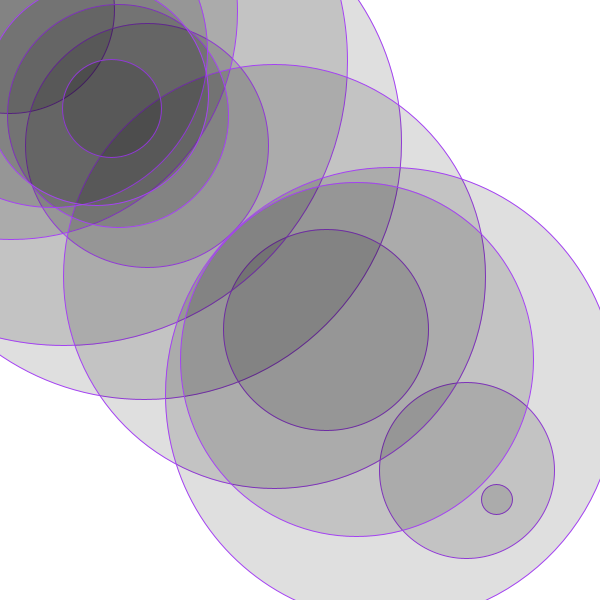
Frame 1 (no input)
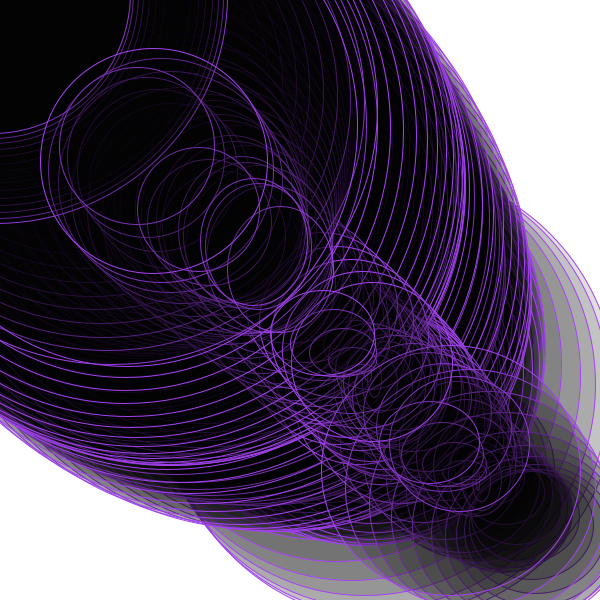
Frame 60 (the mouse pressed at the canvas centre just before this capture)
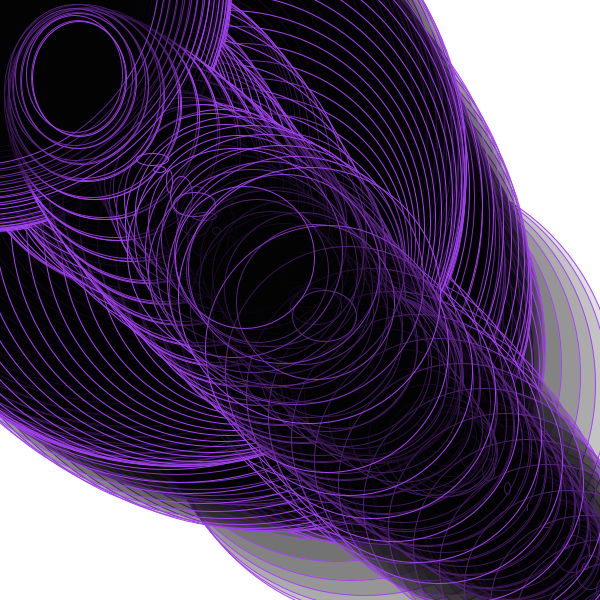
Frame 120 (the mouse held since frame 60 and released just before this capture)

The Processing sketch that drew these frames (run headless with seeded random() and noise(); from frame 60 on, the mouse is pressed at the canvas centre):

// Processing sketch: processing_62784
// ── processing_62784.pde

/***
* Este sketch pertenece a los materiales del taller
* Sistemas Generativos: Cómo adiestrar a la computadora para que haga arte en lugar de uno
* Dictado por Leonardo Solaas en el Centro Cultural de España en Buenos Aires en mayo de 2010
*
* Este código se distribuye bajo licencia GNU/GPL v3: http://www.gnu.org/licenses/gpl.txt
***/

//cantidad de agentes autónomos
int cant = 15;

//dibujar las trayectorias o no?
boolean dibujar = true;
// darle a cada agente una variación individual?
boolean variar = true;


Bola bolas[];

void setup(){
  size(600, 600);
  background(255);
  fill(0, 32);
  stroke(random(255),random(255),random(255),500);

  smooth();
  
  //crear todos los agentes y almacenarlos en un array
  bolas = new Bola[cant];
  for(int n=0; n<cant; n++){
    bolas[n] = new Bola();
  }
  //ahora que ya existen todos los agentes, decidir a cuál va a orbitar cada uno
  for(int m=0; m<cant; m++){
    bolas[m].orbitarA(bolas[int(random(cant))]);
  }
}

void draw(){
  //si no estamos dibujando las trayectorias, limpiar la pantalla
  if(!dibujar) background(255);
  
  //recorrer todos los agentes y moverlos
  for(int i=0; i<cant; i++){
    bolas[i].paso();
  }
}

//definición de la clase Bola
class Bola{
  // vectores de posición y velocidad
  PVector pos, vel;
  // agente en torno al cual orbita este
  Bola sol;
  //velocidad inicial máxima
  float vi = 1;
  //fracción de la distancia al sol que se recorre a cada paso
  float g = variar ? random(0.011, 0.001) : 0.011;

  
  Bola(){
    //valores iniciales de posición y velocidad
    pos = new PVector(random(width), random(height));
    vel = new PVector(random(-vi, vi), random(-vi, vi));
  }
  
  void orbitarA(Bola s){
    sol = s;
  }
  
  void paso(){
    // almacenar la posición actual antes de cambiarla
    PVector prev = new PVector(pos.x, pos.y);
    //calcular la distancia entre la posición del sol y la mía
    PVector d = PVector.sub(sol.pos, pos);
    //multiplicar la distancia por la fracción de la misma que voy a recorrer en este paso
    d.mult(g);
    //sumar la distancia que voy a recorrer a la velocidad que ya traía
    vel.add(d);
    //modificar mi posición actual sumándole mi velocidad
    pos.add(vel);
    //ponerle un límite máximo a mi velocidad
    vel.limit(19);

    //vel.mult(0.9);
    
    //dibujar trayectoria o círculo en posición actual
    if(dibujar){
      ellipse(pos.x, prev.x, pos.y, prev.y);
    }else{
      line(prev.y, pos.y, pos.x, prev.x);
    }
    
  }
}
